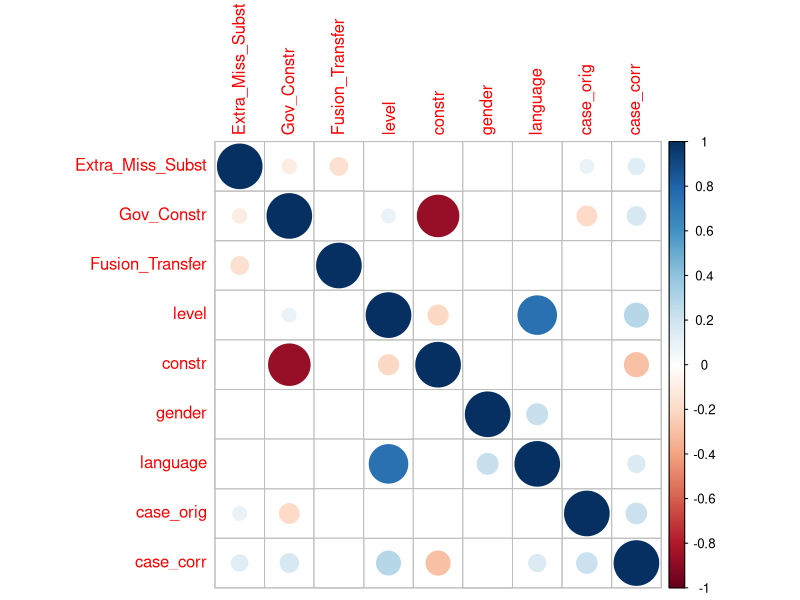

Recreate this plot in R.
library('corrplot')

loaddata <- read.csv('./extra_miss_subst_label_enc.csv', sep='\t')
loaddata <- loaddata[,-1]

corrmatr <- cor(loaddata)
res1 <- cor.mtest(loaddata, conf.level = .99)
corrplot(corrmatr, p.mat = res1$p, insig = "blank")

